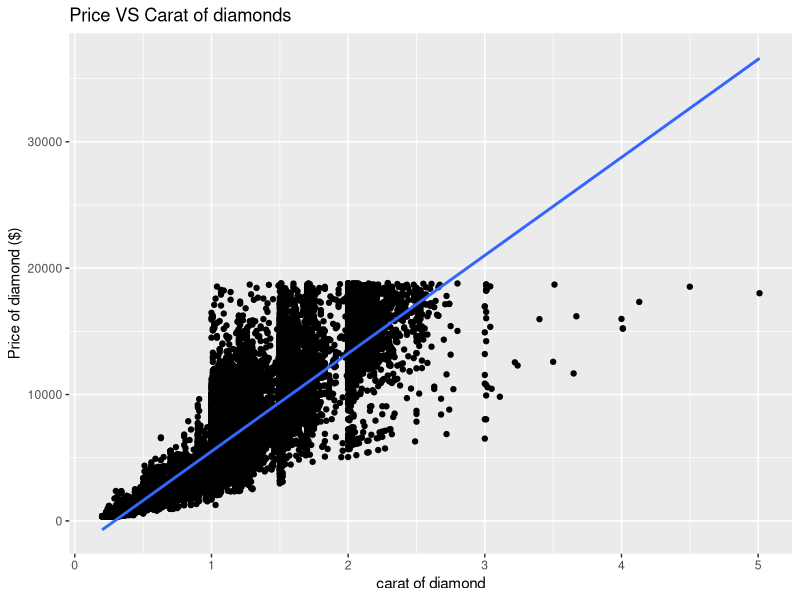

Here is the R script that generated this plot:
## ---- chunk 1
library(tidyverse) 
library(ggplot2)
## ---- chunk 2
diamonds <- diamonds %>% rename(
    depth_pct = depth,
    length_mm = x,
    width_mm = y,
    depth_mm = z,
    table_pct = table
  )
## ---- chunk 3
ggplot(data = diamonds, 
       mapping = aes(
         x = carat, 
         y = price
         )) +
  geom_point() + 
  geom_smooth(method = lm) +
  labs(
    x = "carat of diamond",
    y = "Price of diamond ($)",
    title = "Price VS Carat of diamonds",
  )
## ---- chunk 4

diamonds <- diamonds %>%
  mutate(table_mm = table_pct * width_mm / 100)

# Overall table_mm arithmetic mean?







# table_mm arithmetic mean within each clarity category






## ---- chunk 5
# calculate the arithmetic mean across all numeric variables




## ---- chunk 6
# Write gmean() command



## ---- chunk 7

test_data <- list(
  test1 = c(2.1, 3.8, 4.2),
  test2 = c(1, 10, 100, 1000),
  test3 = c(0, 1, 4),
  test4 = c(0.38,  0.94, -1.56),
  test5 = c(TRUE, TRUE),
  test6 = c("6", "7", "8")
)


# Create for loop to test gmean() on the above examples


## ---- chunk 8
# Copy gmean() from Ex 3 and edit it to check the input





# Copy your code from Ex 4 to test your new command





## ---- chunk 9
# replicate the for loop from Ex 4 using the map (or a similar) function

## ---- chunk 10
# Overall table_mm arithmetic mean, median, and geometric mean?






# Arithmetic mean, median, and geometric mean of table_mm within each clarity category






## ---- chunk 11
# Create gmean2() that computes the geometric mean 
#   that uses the original definition






## ---- chunk 12
# Create a function that computes the harmonic mean







